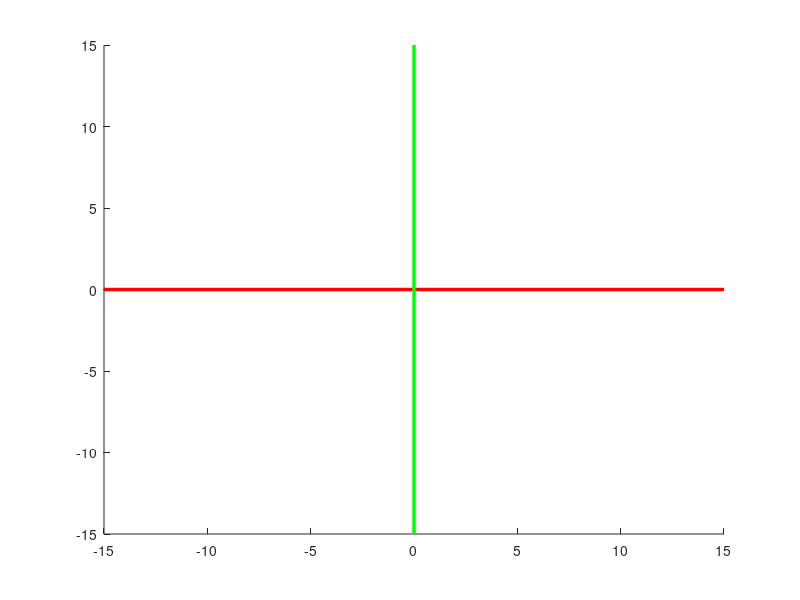

This chart was generated by the following MATLAB code:
function printAxis()
line([-15 15],[0 0],[0 0], 'color',[1 0 0],'linewidth',2.5);
line([0 0],[-15 15],[0 0], 'color',[0 1 0],'linewidth',2.5);
line([0 0],[0 0],[-15 15], 'color',[0 1 0],'linewidth',2.5);
end

